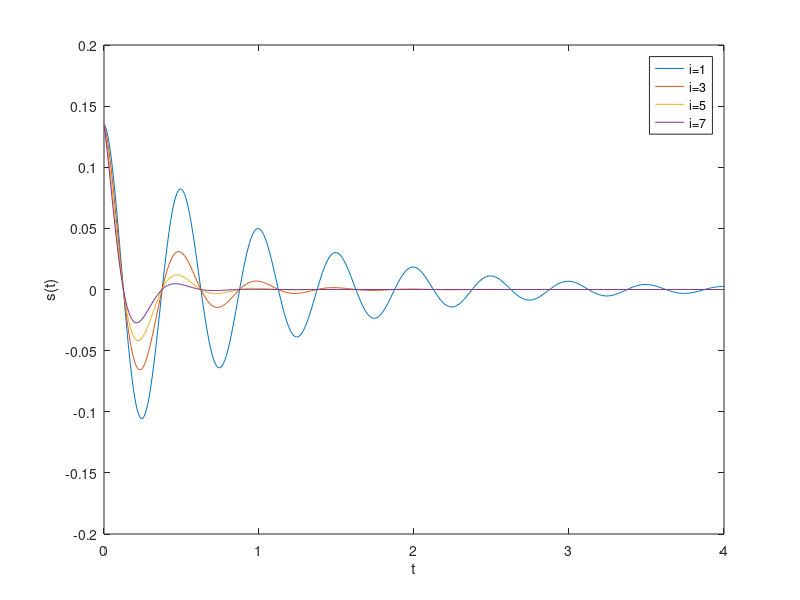

This figure's MATLAB source:
% %A.1
% 
% t = (-2:2);  %from -2 to 2
% f = @(t) exp(-t).*cos(2*pi*t);  %f(t)
% plot(t,f(t)); 
% xlabel('t');
% ylabel('f(t)');
% title("A.1 P1");
% grid;
% 
% t = (-2:0.01:2); %from -2 to 2 in increments of 0.01
% f = @(t) exp(-t).*cos(2*pi*t); %f(t)
% plot(t,f(t));
% xlabel('t');
% ylabel('f(t)');
% yticks([-5 0 5 10]);
% title("A.1 P2");
% grid;
% 
% %A.2
% 
% t = (-2:2);
% f = @(t) exp(-t);
% plot(t, f(t));
% xlabel('t');
% ylabel('f(t)');
% title("A.2");
% grid;
% 
% %A.3
% %they are identitcal due to the large step size that was set for these 2
% %graphs. All the graphs are decreasing exponentially.

% %B.1
% 
% t = (-1:0.01:2);  %from -1 to 2
% u = @(t) 1.0.*((-1<=t)&(t<=2)); %makes unit step function with restraints
% p = @(t) 1.0.*((t>=0)&(t<1));  %f(t)
% plot(t,p(t)); 
% xlabel('t');
% ylabel('p(t)');
% title("B.1");
% axis([-1 2 -.1 1.1])
% yticks([0 0.5 1]);
% grid;

% %B.2        TESTED
% t = (-2:0.01:2);  %from -2 to 2
% u = @(t) 1.0.*((-1<=t)&(t<=2)); %makes unit step function
% p = @(t) 1.0.*((t>=0)&(t<1));  %f(t)
% r = @(t) t.*p(t);
% n = @(t) r(t)+r(-t+2);
% 
% plot(t,r(t)); %plots r(t)
% plot(t,n(t)); %plots n(t)
% xlabel('t');
% ylabel('r(t)');
% ylabel('n(t)');
% title("B.2");
% axis([-1 2 -.1 1.1])
% yticks([0 0.5 1]);
% grid;

% %B.3
% t = (-2:0.01:2);  %from -2 to 2
% u = @(t) 1.0.*((-1<=t)&(t<=2)); %makes unit step function
% p = @(t) 1.0.*((t>=0)&(t<1));  %f(t)
% r = @(t) t.*p(t);
% n = @(t) r(t)+r(-t+2);
% 
% n1 = @(t) n(t.*0.5);
% n2 = @(t) n1(t+0.5);
% plot(t,n1(t)); hold on %plots n1(t) and n2(t)
% plot(t,n2(t));
% xlabel('t');
% ylabel('n1(t) & n2(t)');
% title("B.3");
% axis([-1 2 -.1 1.1])
% yticks([0 0.5 1]);
% grid;
% 
% %B.4
% t = (-2:0.01:2);  %from -2 to 2
% u = @(t) 1.0.*((-1<=t)&(t<=2)); %makes unit step function
% p = @(t) 1.0.*((t>=0)&(t<1));  %f(t)
% r = @(t) t.*p(t);
% n = @(t) r(t)+r(-t+2);
% 
% n3 = @(t) n(t+0.25);
% n4 = @(t) n3(0.5.*t);
% plot(t,n3(t)); hold on
% plot(t,n4(t)); %plots n3(t) and dotted n4(t)
% xlabel('t');
% ylabel('n3(t) & n4(t)');
% axis([-1 2 -.1 1.1])
% yticks([0 0.5 1]);
% grid;

%B.5
%they produce the same graph (maybe add more explaination)

%C.1
% t = (-2:0.01:2);  %from -2 to 2
% u = @(t) 1.0.*((-1<=t)&(t<=2)); %makes unit step function
% f = @(t) exp(-2*t).*cos(4*pi*t);
% g = @(t) f(t).*u(t);
% plot(t, g(2*t+1));
% xlabel('t');
% ylabel('g(t)=f(t)*u(t)');
% grid;

%C.2
t = (0:0.01:4);  %from 0 to 4
u = @(t) 1.0.*((0<=t)&(t<=4)); %makes unit step function
f = @(t) exp(-2*t).*cos(4*pi*t);
g = @(t) f(t).*u(t);
s=@(t) g(t+1);
plot(t, g(t+1));
xlabel('t');
ylabel('s(t)');
grid;

%C.3
t = (0:0.01:4); 
u = @(t) 1.0.*((0<=t)&(t<=4)); %makes unit step function
matrix = zeros(401,4);

for i=1:2:7     %i acts as a placeholder for alpha
    %create function
    s=@(t)exp(-2).*exp(-i.*t).*cos(4*pi*t).*u(t);
    plot(t,s(t));
    xlabel('t');
    ylabel('s(t)');

    hold on;    %hold off on plotting it on the figure
end

%Create legends
legend('i=1','i=3','i=5','i=7');
hold off;

%C.4

%the size of the array generated in C.3 for s(t) is 1604
